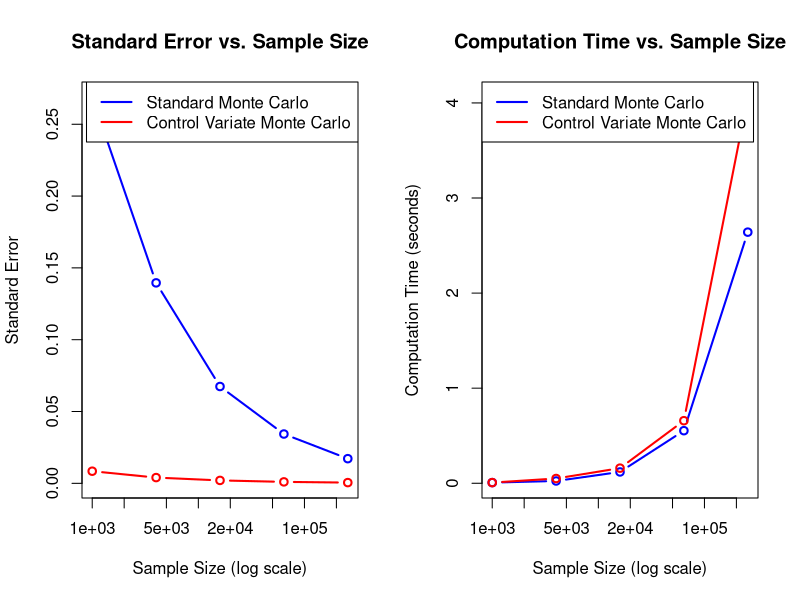

This chart was generated by the following R code:
# Q2_0

set.seed(123)

# Function to price Asian Call Option using Monte Carlo
price_asian_call_MC <- function(S0, K, T, r, q, sigma, m, N) {
  start_time <- proc.time()
  delta_t <- T / m
  sqrt_delta_t <- sqrt(delta_t)
  Z <- matrix(rnorm(N * m), nrow = N, ncol = m) # Generate N x m standard normal random variables
  
  drift <- (r - q - 0.5 * sigma^2) * delta_t
  diffusion <- sigma * sqrt_delta_t * Z
  W <- t(apply(diffusion, 1, cumsum)) # Calculate cumulative sum for Brownian motion
  
  log_S <- log(S0) + outer(rep(1, N), (r - q - 0.5 * sigma^2) * (delta_t * (1:m))) + W
  S <- exp(log_S)
  S_bar <- rowMeans(S)  # Calculate arithmetic average S_bar_T
  
  payoffs <- pmax(S_bar - K, 0)
  discounted_payoffs <- exp(-r * T) * payoffs
  
  option_price <- mean(discounted_payoffs)

  std_error <- sd(discounted_payoffs) / sqrt(N)
  
  # Calculate 95% confidence interval
  CI_lower <- option_price - 1.96 * std_error
  CI_upper <- option_price + 1.96 * std_error
  
  end_time <- proc.time()
  comp_time <- (end_time - start_time)[["elapsed"]]

  return(list(
    N = N,
    Option_Price = round(option_price, 2),
    Standard_Error = round(std_error, 5),
    Confidence_Interval = c(round(CI_lower, 2), round(CI_upper, 2)),
    Computation_Time_sec = round(comp_time, 4)
  ))
}

S0 <- 100      # Initial asset price
K <- 100       # Strike price
T <- 1         # Time to maturity (in years)
r <- 0.10      # Risk-free rate
q <- 0         # Dividend yield
sigma <- 0.20  # Volatility
m <- 50        # Number of monitoring points

sample_sizes <- c(1000, 4000, 16000, 64000, 256000)

# Initialize a data frame to store results
results <- data.frame(
  Sample_Size = numeric(),
  Option_Price = numeric(),
  Standard_Error = numeric(),
  CI_Lower = numeric(),
  CI_Upper = numeric(),
  Computation_Time_sec = numeric(),
  stringsAsFactors = FALSE
)

for (N in sample_sizes) {
  cat("Processing N =", N, "...\n")
  res <- price_asian_call_MC(S0, K, T, r, q, sigma, m, N)

  results <- rbind(results, data.frame(
    Sample_Size = res$N,
    Option_Price = res$Option_Price,
    Standard_Error = res$Standard_Error,
    CI_Lower = res$Confidence_Interval[1],
    CI_Upper = res$Confidence_Interval[2],
    Computation_Time_sec = res$Computation_Time_sec
  ))
}

print(results)

# result
#  Sample_Size Option_Price Standard_Error CI_Lower CI_Upper Computation_Time_sec
# 1        1000         7.02        0.26869     6.49     7.55                 0.00
# 2        4000         7.39        0.14233     7.11     7.67                 0.03
# 3       16000         7.10        0.06805     6.96     7.23                 0.14
# 4       64000         7.16        0.03433     7.09     7.23                 0.66
# 5      128000         7.16        0.02433     7.11     7.20                 1.55



#Q2_2
set.seed(123)

# function to calculate the analytical price of Geometric Asian Call Option
price_geometric_asian_call <- function(S0, K, T, r, q, sigma, m){
  delta_t <- T/m
  sigma_sq <- sigma^2 
  sigma_z_sq <- (sigma_sq) * (m + 1) * (2 * m + 1) / (6 * m^2) # the effective volatility of the log of the geometric average
  drift <-(r - q - 0.5*sigma_sq) * (m + 1) / (2 * m) + 0.5 * sigma_z_sq
  sigma_z <- sqrt(sigma_z_sq)
  d1 <- (log(S0/K) + (drift + 0.5 * sigma_z_sq) * T) / (sigma_z * sqrt(T))
  d2 <- (log(S0/K) + (drift - 0.5 * sigma_z_sq) * T) / (sigma_z * sqrt(T))
  geo_asian_price <- exp(-r*T) * (S0* exp(drift * T) * pnorm(d1) - K * pnorm(d2))
  return(geo_asian_price)
}

# function to price asian call option using monte carlo with controla variate
price_asian_call_MC_control_variate <- function(S0, K, T, r, q, sigma, m, N) {
  start_time <- proc.time()

  delta_t <- T / m
  sqrt_delta_t <- sqrt(delta_t)
  
  # Generate N x m standard normal random variables
  Z <- matrix(rnorm(N * m), nrow = N, ncol = m)
  
  drift <- (r - q - 0.5 * sigma^2) * delta_t
  diffusion <- sigma * sqrt_delta_t * Z
  
  # Calculate cumulative sum for Brownian motion, rows-wisely
  W <- t(apply(diffusion, 1, cumsum))

  log_S <- log(S0) + outer(rep(1, N), (r - q - 0.5 * sigma^2) * (delta_t * (1:m))) + W 
  # 2nd term: a matrix of size N*m, where each row contains the drift term values for one path over all m time steps
  S <- exp(log_S)
  
  # Calculate arithmetic average S_bar_T
  S_bar_arith <- rowMeans(S)
  
  # Calculate geometric average S_bar_G
  S_bar_geo <- exp(rowMeans(log(S)))
  
  # Calculate payoffs for arithmetic Asian call
  payoffs_arith <- pmax(S_bar_arith - K, 0)
  
  # Calculate payoffs for geometric Asian call
  payoffs_geo <- pmax(S_bar_geo - K, 0)
  
  # Discount payoffs to present value
  discounted_payoffs_arith <- exp(-r * T) * payoffs_arith
  discounted_payoffs_geo <- exp(-r * T) * payoffs_geo
  
  # Calculate analytical price of Geometric Asian Call
  geo_asian_price <- price_geometric_asian_call(S0, K, T, r, q, sigma, m)
  
  # Calculate covariance and variance for Control Variate
  cov_xy <- cov(discounted_payoffs_arith, discounted_payoffs_geo)
  var_y <- var(discounted_payoffs_geo)
  
  # Optimal coefficient
  theta <- cov_xy / var_y
  
  # Calculate Control Variate estimator
  control_variate_estimator <- discounted_payoffs_arith - theta * (discounted_payoffs_geo - geo_asian_price)
  
  # Calculate option price using Control Variate
  option_price_cv <- mean(control_variate_estimator)

  std_error_cv <- sd(control_variate_estimator) / sqrt(N)
  
  CI_lower_cv <- option_price_cv - 1.96 * std_error_cv
  CI_upper_cv <- option_price_cv + 1.96 * std_error_cv
  
  end_time <- proc.time()
  comp_time <- (end_time - start_time)[["elapsed"]]
  
  return(list(
    N = N,
    Option_Price_CV = round(option_price_cv, 2),
    Standard_Error_CV = round(std_error_cv, 5),
    Confidence_Interval_CV = c(round(CI_lower_cv, 2), round(CI_upper_cv, 2)),
    Computation_Time_sec = round(comp_time, 4)
  ))
}


# Function to perform standard Monte Carlo pricing
price_asian_call_MC_standard <- function(S0, K, T, r, q, sigma, m, N) {
  start_time <- proc.time()

  delta_t <- T / m
  sqrt_delta_t <- sqrt(delta_t)
  
  # Generate N x m standard normal random variables
  Z <- matrix(rnorm(N * m), nrow = N, ncol = m)
  
  drift <- (r - q - 0.5 * sigma^2) * delta_t
  diffusion <- sigma * sqrt_delta_t * Z
  
  # Calculate cumulative sum for Brownian motion
  W <- t(apply(diffusion, 1, cumsum))
  
  # Calculate log S_ti
  log_S <- log(S0) + outer(rep(1, N), (r - q - 0.5 * sigma^2) * (delta_t * (1:m))) + W
  
  S <- exp(log_S)
  
  # Calculate arithmetic average S_bar_T
  S_bar <- rowMeans(S)
  
  # Calculate payoffs
  payoffs <- pmax(S_bar - K, 0)
  
  discounted_payoffs <- exp(-r * T) * payoffs
  
  option_price <- mean(discounted_payoffs)
  
  std_error <- sd(discounted_payoffs) / sqrt(N)
  
  CI_lower <- option_price - 1.96 * std_error
  CI_upper <- option_price + 1.96 * std_error
  
  end_time <- proc.time()
  comp_time <- (end_time - start_time)[["elapsed"]]
  
  return(list(
    N = N,
    Option_Price = round(option_price, 2),
    Standard_Error = round(std_error, 5),
    Confidence_Interval = c(round(CI_lower, 2), round(CI_upper, 2)),
    Computation_Time_sec = round(comp_time, 4)
  ))
}


S0 <- 100      # Initial asset price
K <- 100       # Strike price
T <- 1         # Time to maturity (in years)
r <- 0.10      # Risk-free rate
q <- 0         # Dividend yield
sigma <- 0.20  # Volatility
m <- 50        # Number of monitoring points

sample_sizes <- c(1000, 4000, 16000, 64000, 256000)

results_standard <- data.frame(
  Sample_Size = numeric(),
  Option_Price = numeric(),
  Standard_Error = numeric(),
  CI_Lower = numeric(),
  CI_Upper = numeric(),
  Computation_Time_sec = numeric(),
  stringsAsFactors = FALSE
)

results_cv <- data.frame(
  Sample_Size = numeric(),
  Option_Price_CV = numeric(),
  Standard_Error_CV = numeric(),
  CI_Lower_CV = numeric(),
  CI_Upper_CV = numeric(),
  Computation_Time_sec = numeric(),
  stringsAsFactors = FALSE
)


for (N in sample_sizes) {
  cat("Processing N =", N, "...\n")
  
  # Standard Monte Carlo
  res_std <- price_asian_call_MC_standard(S0, K, T, r, q, sigma, m, N)
  results_standard <- rbind(results_standard, data.frame(
    Sample_Size = res_std$N,
    Option_Price = res_std$Option_Price,
    Standard_Error = res_std$Standard_Error,
    CI_Lower = res_std$Confidence_Interval[1],
    CI_Upper = res_std$Confidence_Interval[2],
    Computation_Time_sec = res_std$Computation_Time_sec
  ))
  
  # Monte Carlo with Control Variate
  res_cv <- price_asian_call_MC_control_variate(S0, K, T, r, q, sigma, m, N)
  results_cv <- rbind(results_cv, data.frame(
    Sample_Size = res_cv$N,
    Option_Price_CV = res_cv$Option_Price_CV,
    Standard_Error_CV = res_cv$Standard_Error_CV,
    CI_Lower_CV = res_cv$Confidence_Interval_CV[1],
    CI_Upper_CV = res_cv$Confidence_Interval_CV[2],
    Computation_Time_sec = res_cv$Computation_Time_sec
  ))
}

# Combine and display results
final_results <- merge(results_standard, results_cv, by = "Sample_Size")
print(final_results)

# normal monte carlo method
#  Sample_Size Option_Price Standard_Error CI_Lower CI_Upper Computation_Time_sec.x 
# 1        1000         7.55        0.28892     6.98     8.11                   0.01            
# 2        4000         7.12        0.13784     6.85     7.39                   0.06            
# 3       16000         7.04        0.06748     6.91     7.18                   0.35            
# 4       64000         7.15        0.03440     7.08     7.22                   1.12            
# 5      128000         7.17        0.02433     7.13     7.22                   1.55         
# with control variate
#  Sample_Size  Option_Price_CV  Standard_Error_CV CI_Lower_CV CI_Upper_CV Computation_Time_sec.y
# 1        1000         7.17        0.00877        7.15        7.19                   0.01
# 2        4000         7.17        0.00414        7.16        7.18                   0.08
# 3       16000         7.17        0.00200        7.16        7.17                   0.34
# 4       64000         7.17        0.00101        7.16        7.17                   0.88
# 5      128000         7.17        0.00072        7.16        7.17                   1.69
# Save the combined results into CSV files
# write.csv(final_results, "E:\\IE 522 stats\\statsFinalQ3\\statsFinalQ2\\option_pricing_results.csv", row.names = FALSE)
write.csv(results_standard, "E:\\IE 522 stats\\statsFinalQ3\\statsFinalQ2\\standard_monte_carlo_results.csv", row.names = FALSE)
write.csv(results_cv, "E:\\IE 522 stats\\statsFinalQ3\\statsFinalQ2\\control_variate_results.csv", row.names = FALSE)

# Prepare data for plotting
sample_sizes <- final_results$Sample_Size

# Standard Errors
standard_error_std <- final_results$Standard_Error
standard_error_cv <- final_results$Standard_Error_CV

# Computation Times
comp_time_std <- final_results$Computation_Time_sec.x
comp_time_cv <- final_results$Computation_Time_sec.y

# Plot Standard Error vs. Sample Size
par(mfrow = c(1, 2))  # Set up plotting area for two plots side by side

# Plot Standard Error
plot(sample_sizes, standard_error_std, type = "b", col = "blue", lwd = 2, log = "x",
     xlab = "Sample Size (log scale)", ylab = "Standard Error",
     main = "Standard Error vs. Sample Size",
     ylim = range(c(standard_error_std, standard_error_cv)))

lines(sample_sizes, standard_error_cv, type = "b", col = "red", lwd = 2)

legend("topright",
       legend = c("Standard Monte Carlo", "Control Variate Monte Carlo"),
       col = c("blue", "red"),
       lty = 1, lwd = 2)

# Plot Computation Time vs. Sample Size
plot(sample_sizes, comp_time_std, type = "b", col = "blue", lwd = 2, log = "x",
     xlab = "Sample Size (log scale)", ylab = "Computation Time (seconds)",
     main = "Computation Time vs. Sample Size",
     ylim = range(c(comp_time_std, comp_time_cv)))

lines(sample_sizes, comp_time_cv, type = "b", col = "red", lwd = 2)

legend("topleft",
       legend = c("Standard Monte Carlo", "Control Variate Monte Carlo"),
       col = c("blue", "red"),
       lty = 1, lwd = 2)

# Reset plotting area
par(mfrow = c(1, 1))


















# 
# # Further study: stratified MC with control variates
# price_asian_call_MC_control_variate_stratified<-function(S0, K, T, r, q, sigma, m, N, strata = 10){
#   start_time <- proc.time()
#   if (N %% strata != 0){
#     stop('Sample size N must be divisible by the number of strata') # ensure N is divisible by strata
#   }
#   N_stratum <- N/strata # number of samples in each strata
#   delta_t <- T/m
#   sqrt_delta_t <-sqrt(delta_t)
#   
#   # initialize vectors to store payoffs
#   discounted_payoffs_arith<- numeric(N)
#   discounted_payoffs_geo<- numeric(N)
#   
#   # Analytical price of Geometric Asian Call
#   geo_asian_price <- price_geometric_asian_call(S0, K, T, r, q, sigma, m)
#   
#   # Stratified Sampling over the first time step
#   # For simplicity, we stratify based on the first random variable Z1
#   # Divide the standard normal distribution into 'strata' equal probability intervals
#   quantiles <- qnorm(seq(0, 1, length.out = strata + 1))
#   
#   for (i in 1:strata){
#     # the interval for the current stratum
#     lower <- quantiles[i]
#     upper <- quantiles[i+1]
#     
#     # Sample uniformly within the interval and then apply inverse CDF to get stratified Z1
#     U <- runif(N_stratum, 0, 1)
#     Z1 <- qnorm(pnorm(lower) + U*(pnorm(upper) - pnorm(lower)))
#     
#     # generate the reamining m-1 standard normal variables for each path
#     Z_rest <- matrix(rnorm(N_stratum * (m-1)), nrow = N_stratum, ncol = m-1)
#     Z <- cbind(Z1, Z_rest)
#     
#     drift <- (r - q - 0.5 * sigma^2) * delta_t
#     diffusion <- sigma * sqrt_delta_t * Z
#     
#     W <- t(apply(diffusion, 1, cumsum))
#     log_S <- log(S0) + outer(rep(1, N_stratum), (r -q - 0.5 * sigma^2)*(delta_t*(1:m))) + W
#     
#     S <- exp(log_S)
#     
#     # Calculate arithmetic and geometric averages
#     S_bar_arith <- rowMeans(S)
#     S_bar_geo <- exp(rowMeans(log(S)))
#     
#     # Calculate payoffs
#     payoffs_arith <- pmax(S_bar_arith - K, 0)
#     payoffs_geo <- pmax(S_bar_geo - K, 0)
#     
#     discounted_payoffs_arith[((i - 1) * N_stratum + 1):(i * N_stratum)] <- exp(-r * T) * payoffs_arith
#     discounted_payoffs_geo[((i - 1) * N_stratum + 1):(i * N_stratum)] <- exp(-r * T) * payoffs_geo
#   }
#   
#   cov_xy <- cov(discounted_payoffs_arith, discounted_payoffs_geo) 
#   var_y <- var(discounted_payoffs_geo)
#   
#   theta <- cov_xy/ var_y
#   
#   # Calculate Control Variate estimator
#   control_variate_estimator <- discounted_payoffs_arith - theta * (discounted_payoffs_geo - geo_asian_price)
#   
#   # Calculate option price using Control Variate
#   option_price_cv_strat <- mean(control_variate_estimator)
#   
#   std_error_cv_strat <- sd(control_variate_estimator) / sqrt(N)
#   
#   CI_lower_cv_strat <- option_price_cv_strat - 1.96 * std_error_cv_strat
#   CI_upper_cv_strat <- option_price_cv_strat + 1.96 * std_error_cv_strat
#   
#   end_time <- proc.time()
#   comp_time <- (end_time - start_time)[["elapsed"]]
#   
#   return(list(
#     Method = "Control Variate + Stratified Sampling",
#     N = N,
#     Option_Price = round(option_price_cv_strat, 2),
#     Standard_Error = round(std_error_cv_strat, 5),
#     Confidence_Interval = c(round(CI_lower_cv_strat, 2), round(CI_upper_cv_strat, 2)),
#     Computation_Time_sec = round(comp_time, 4)
#   ))
# }
# 
# 
# # Function to price Asian Call Option using Monte Carlo with Control Variate and Brownian Bridge
# price_asian_call_MC_control_variate_brownian_bridge <- function(S0, K, T, r, q, sigma, m, N) {
#   start_time <- proc.time()
#   
#   delta_t <- T / m
#   sqrt_delta_t <- sqrt(delta_t)
#   
#   # Generate N x m standard normal random variables
#   Z <- matrix(rnorm(N * m), nrow = N, ncol = m)
#   
#   # Apply Brownian Bridge
#   # Adjust the sampling to better estimate the Brownian paths: reorder the Z to simulate the Brownian bridge
#   # For simplicity, we will implement a simple Brownian bridge technique where we first simulate the endpoints and then fill in the midpoints.
#   
#   # Initialize Brownian paths matrix
#   W_T <- rnorm(N) * sqrt(T)
#   W <- matrix(0, nrow = N, ncol = m)
#   
#   # Set the first and last points of the Brownian paths
#   W[,1] <- 0         # W_0 = 0
#   W[,m] <- W_T       # W_T set explicitly
#   
#   # Simulate intermediate points using the Brownian Bridge
#   for (j in 2:(m-1)) {
#     t_j <- (j-1) * delta_t       # Time at the j-th step
#     W[,j] <- (t_j / T) * W_T + rnorm(N) * sqrt((T - t_j) * t_j / T)
#   }
#   
#   # Calculate log S_ti using Brownian motion paths
#   log_S <- log(S0) + outer(rep(1, N), (r - q - 0.5 * sigma^2) * (delta_t * (1:m))) + sigma * sqrt_delta_t * W
#   
#   # Calculate S_ti
#   S <- exp(log_S)
#   
#   # Calculate arithmetic average S_bar_T
#   S_bar_arith <- rowMeans(S)
#   
#   # Calculate geometric average S_bar_G
#   S_bar_geo <- exp(rowMeans(log(S)))
#   
#   # Calculate payoffs for arithmetic Asian call
#   payoffs_arith <- pmax(S_bar_arith - K, 0)
#   
#   # Calculate payoffs for geometric Asian call
#   payoffs_geo <- pmax(S_bar_geo - K, 0)
#   
#   # Discount payoffs to present value
#   discounted_payoffs_arith <- exp(-r * T) * payoffs_arith
#   discounted_payoffs_geo <- exp(-r * T) * payoffs_geo
#   
#   # Calculate analytical price of Geometric Asian Call
#   geo_asian_price <- price_geometric_asian_call(S0, K, T, r, q, sigma, m)
#   
#   # Compute covariance and variance
#   cov_xy <- cov(discounted_payoffs_arith, discounted_payoffs_geo)  # Covariance of X and Y
#   var_y <- var(discounted_payoffs_geo)                             # Variance of Y
#   
#   # Optimal coefficient
#   theta <- cov_xy / var_y
#   
#   # Calculate Control Variate estimator
#   control_variate_estimator <- discounted_payoffs_arith - theta * (discounted_payoffs_geo - geo_asian_price)
#   
#   # Calculate option price using Control Variate
#   option_price_cv_bb <- mean(control_variate_estimator)
#   
#   # Calculate standard error
#   std_error_cv_bb <- sd(control_variate_estimator) / sqrt(N)
#   
#   # Calculate 95% confidence interval
#   CI_lower_cv_bb <- option_price_cv_bb - 1.96 * std_error_cv_bb
#   CI_upper_cv_bb <- option_price_cv_bb + 1.96 * std_error_cv_bb
#   
#   # End time
#   end_time <- proc.time()
#   comp_time <- (end_time - start_time)[["elapsed"]]
# 
#   return(list(
#     Method = "Control Variate + Brownian Bridge",
#     N = N,
#     Option_Price = round(option_price_cv_bb, 2),
#     Standard_Error = round(std_error_cv_bb, 5),
#     Confidence_Interval = c(round(CI_lower_cv_bb, 2), round(CI_upper_cv_bb, 2)),
#     Computation_Time_sec = round(comp_time, 4)
#   ))
# }
# 
# # Main Parameters
# S0 <- 100      # Initial asset price
# K <- 100       # Strike price
# T <- 1         # Time to maturity (in years)
# r <- 0.10      # Risk-free rate
# q <- 0         # Dividend yield
# sigma <- 0.20  # Volatility
# m <- 50        # Number of monitoring points
# 
# # Sample sizes to investigate convergence
# sample_sizes <- c(1000, 4000, 16000, 64000, 128000)
# 
# # Initialize data frames to store results
# results_standard <- data.frame(
#   Method = character(),
#   Sample_Size = numeric(),
#   Option_Price = numeric(),
#   Standard_Error = numeric(),
#   CI_Lower = numeric(),
#   CI_Upper = numeric(),
#   Computation_Time_sec = numeric(),
#   stringsAsFactors = FALSE
# )
# 
# results_cv <- data.frame(
#   Method = character(),
#   Sample_Size = numeric(),
#   Option_Price = numeric(),
#   Standard_Error = numeric(),
#   CI_Lower = numeric(),
#   CI_Upper = numeric(),
#   Computation_Time_sec = numeric(),
#   stringsAsFactors = FALSE
# )
# 
# results_cv_strat <- data.frame(
#   Method = character(),
#   Sample_Size = numeric(),
#   Option_Price = numeric(),
#   Standard_Error = numeric(),
#   CI_Lower = numeric(),
#   CI_Upper = numeric(),
#   Computation_Time_sec = numeric(),
#   stringsAsFactors = FALSE
# )
# 
# results_cv_bb <- data.frame(
#   Method = character(),
#   Sample_Size = numeric(),
#   Option_Price = numeric(),
#   Standard_Error = numeric(),
#   CI_Lower = numeric(),
#   CI_Upper = numeric(),
#   Computation_Time_sec = numeric(),
#   stringsAsFactors = FALSE
# )
# 
# # Loop over different sample sizes
# for (N in sample_sizes) {
#   cat("Processing N =", N, "...\n")
#   
#   # Monte Carlo with Control Variate and Stratified Sampling
#   # Note: Stratified Sampling requires N to be divisible by strata (default strata=10)
#   if (N %% 10 == 0) {
#     res_cv_strat <- price_asian_call_MC_control_variate_stratified(S0, K, T, r, q, sigma, m, N, strata = 10)
#     results_cv_strat <- rbind(results_cv_strat, data.frame(
#       Method = res_cv_strat$Method,
#       Sample_Size = res_cv_strat$N,
#       Option_Price = res_cv_strat$Option_Price,
#       Standard_Error = res_cv_strat$Standard_Error,
#       CI_Lower = res_cv_strat$Confidence_Interval[1],
#       CI_Upper = res_cv_strat$Confidence_Interval[2],
#       Computation_Time_sec = res_cv_strat$Computation_Time_sec
#     ))
#   }
#   
#   # Monte Carlo with Control Variate and Brownian Bridge
#   res_cv_bb <- price_asian_call_MC_control_variate_brownian_bridge(S0, K, T, r, q, sigma, m, N)
#   results_cv_bb <- rbind(results_cv_bb, data.frame(
#     Method = res_cv_bb$Method,
#     Sample_Size = res_cv_bb$N,
#     Option_Price = res_cv_bb$Option_Price,
#     Standard_Error = res_cv_bb$Standard_Error,
#     CI_Lower = res_cv_bb$Confidence_Interval[1],
#     CI_Upper = res_cv_bb$Confidence_Interval[2],
#     Computation_Time_sec = res_cv_bb$Computation_Time_sec
#   ))
# }
# 
# final_results <- merge(results_cv_strat, results_cv_bb, by = "Sample_Size")
# print(final_results)
# 
# # Order the results by Sample_Size and Method
# # final_results <- final_results[order(final_results$Sample_Size, final_results$Method), ]
# 
# # Reset row names
# rownames(final_results) <- NULL
# 
# # Print the final results
# print(final_results)
# 
# #     Sample_Size                              Method.x Option_Price.x Standard_Error.x CI_Lower.x CI_Upper.x Computation_Time_sec.x
# # 1        1000 Control Variate + Stratified Sampling           7.17          0.00936       7.15       7.19                   0.01
# # 2        4000 Control Variate + Stratified Sampling           7.16          0.00411       7.16       7.17                   0.05
# # 3       16000 Control Variate + Stratified Sampling           7.17          0.00201       7.16       7.17                   0.17
# # 4       64000 Control Variate + Stratified Sampling           7.17          0.00102       7.16       7.17                   0.64
# # 5      128000 Control Variate + Stratified Sampling           7.16          0.00071       7.16       7.17                   1.95
# #                                              Method.y Option_Price.y Standard_Error.y CI_Lower.y CI_Upper.y Computation_Time_sec.y
# # 1        1000 Control Variate + Brownian Bridge           7.17          0.00823       7.15       7.18                   0.01
# # 2        4000 Control Variate + Brownian Bridge           7.16          0.00395       7.15       7.17                   0.03
# # 3       16000 Control Variate + Brownian Bridge           7.16          0.00202       7.16       7.17                   0.14
# # 4       64000 Control Variate + Brownian Bridge           7.17          0.00102       7.16       7.17                   0.41
# # 5      128000 Control Variate + Brownian Bridge           7.17          0.00072       7.16       7.17                   1.24
# 
# # Q3
# 
# 
# 
# install.packages("knitr")
# install.packages("kableExtra")
# 

















